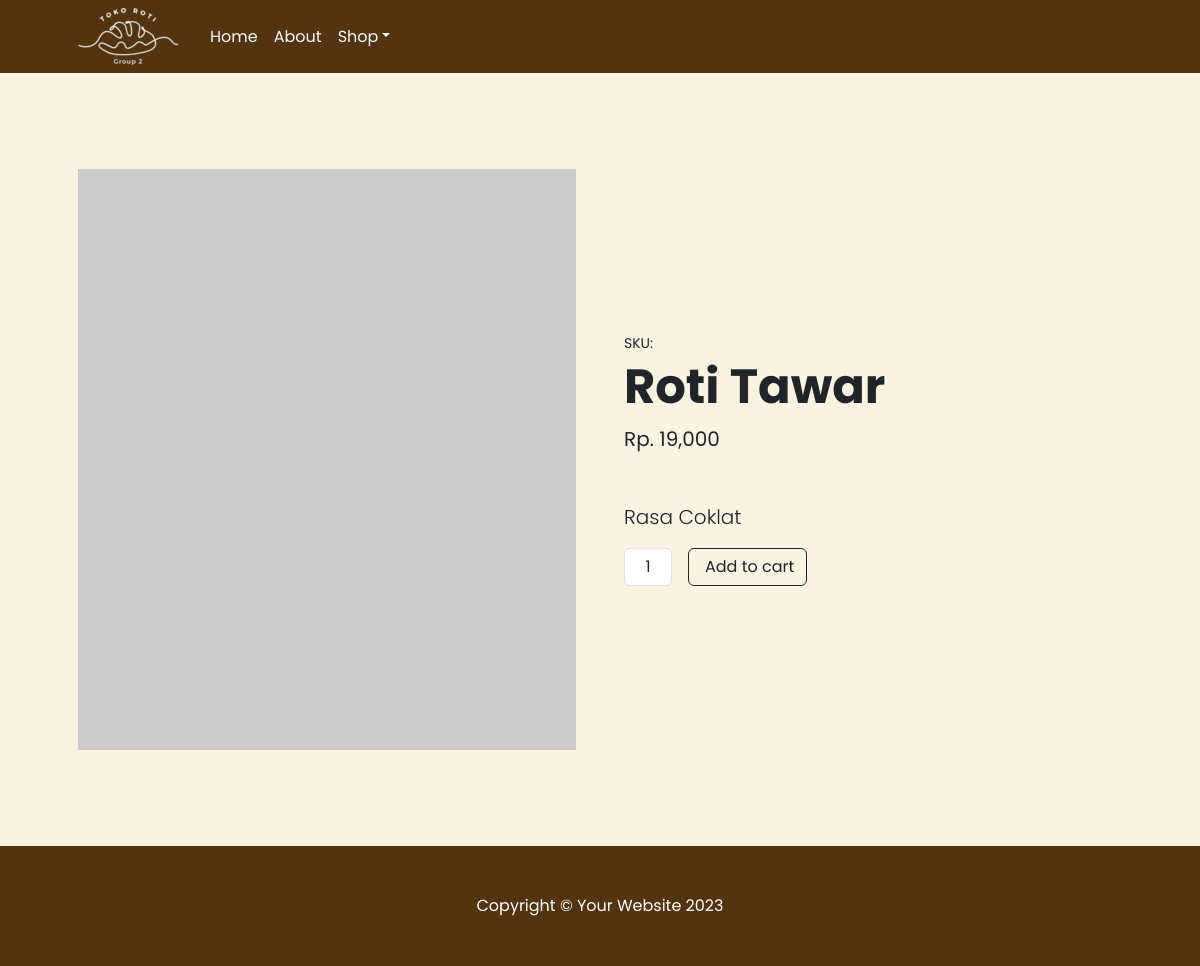
/menu/items.php, run on an earlier commit of the app's database.
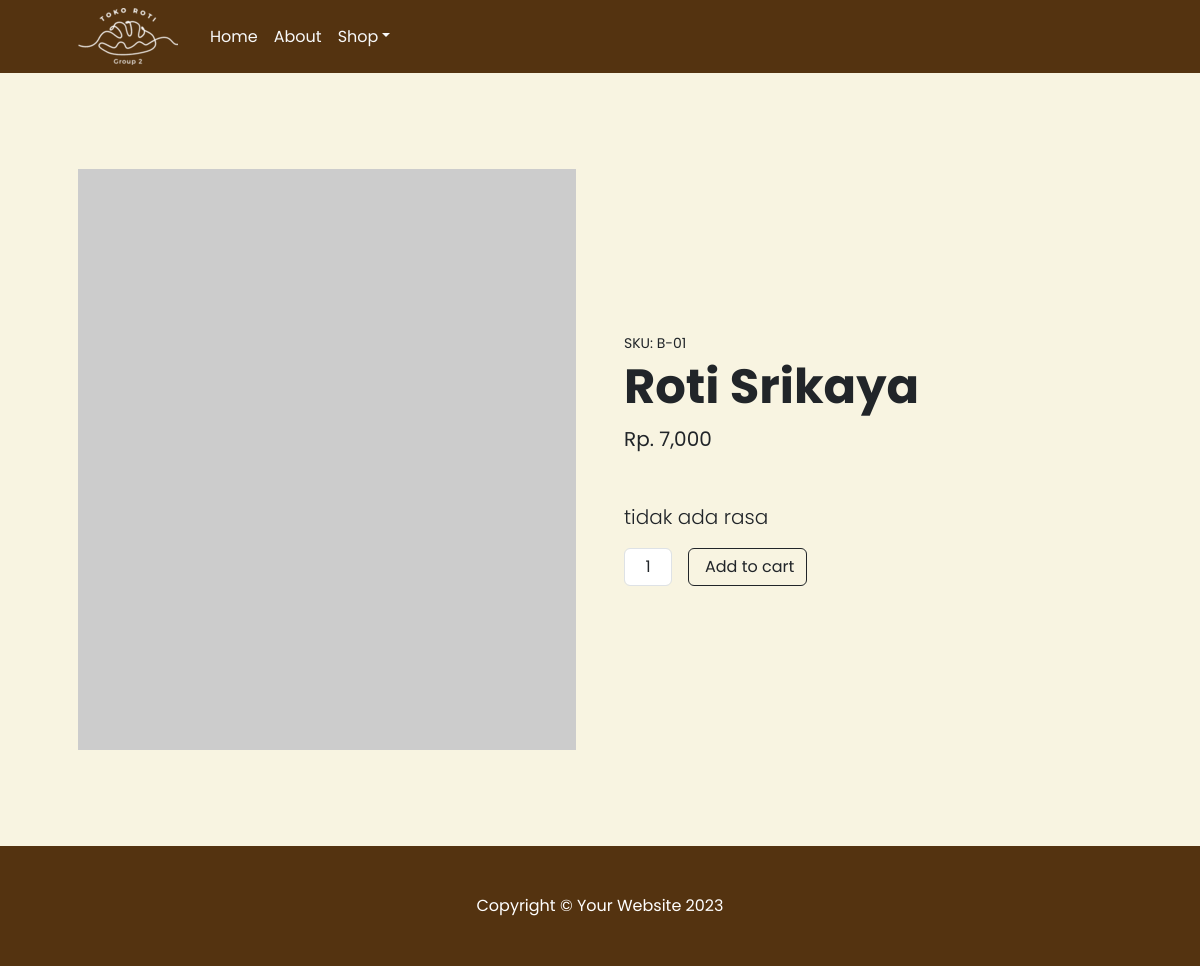
And on a later commit of the database.
### tables this page shows
CREATE TABLE `produk` (
  `idproduk` int(11) NOT NULL,
  `kode_produk` varchar(50) DEFAULT NULL,
  `nama_produk` varchar(50) NOT NULL,
  `deskripsi` varchar(50) NOT NULL,
  `harga` int(11) DEFAULT NULL,
  `stok` int(11) DEFAULT NULL
);

### menu/items.php (the view, shortened to what this page needs)
<?php
  require '../function.php';
  $get = mysqli_query($con, "SELECT * FROM produk");
  $ambilproduk = mysqli_fetch_array($get);
  $kodeproduk = $ambilproduk['kode_produk'];
  $namaproduk = $ambilproduk['nama_produk'];
  $deskripsi = $ambilproduk['deskripsi'];
  $harga = $ambilproduk['harga'];
?>
<!DOCTYPE html>
<html lang="en">
  <head>
    <link
    href="https://cdn.jsdelivr.net/npm/bootstrap@5.3.3/dist/css/bootstrap.min.css" rel="stylesheet"
      rel="stylesheet"
    />
    <link href="../css/main.min.css" rel="stylesheet" />
    <link rel="stylesheet" href="../css/style.css">
  </head>
  <body class="bg-lightcream">
    <nav class="navbar navbar-expand-lg navbar-darkbrown bg-darkbrown">
      <div class="container px-4 px-lg-5">
        <img src="../assets/logo.png" alt="IBUKU BAKERY" href="../menu.php">
        <div class="collapse navbar-collapse" id="navbarSupportedContent">
          <ul class="navbar-nav me-auto mb-2 mb-lg-0 ms-lg-4">
            <li class="nav-item">
              <a class="nav-link active text-light" aria-current="page" href="../menu.php">Home</a>
            </li>
            <li class="nav-item"><a class="nav-link text-light" href="#!">About</a></li>
            <li class="nav-item dropdown">
              <a
                class="nav-link dropdown-toggle text-light"
                id="navbarDropdown"
                href="#"
                role="button"
                data-bs-toggle="dropdown"
                aria-expanded="false"
                >Shop</a
              >
            </li>
          </ul>
        </div>
      </div>
    </nav>
    <section class="py-5">
      <div class="container px-4 px-lg-5 my-5">
        <div class="row gx-4 gx-lg-5 align-items-center">
          <div class="col-md-6">
            <img
              class="card-img-top mb-5 mb-md-0"
              src="https://dummyimage.com/600x700/dee2e6/6c757d.jpg"
              alt="..."
            />
          </div>
          <div class="col-md-6">
            <div class="small mb-1">SKU: <?=$kodeproduk;?></div>
            <h1 class="display-5 fw-bolder"><?=$namaproduk;?></h1>
            <div class="fs-5 mb-5">
            <span>Rp. <?=number_format($harga);?></span>
            </div>
            <p class="lead">
              <?=$deskripsi;?>
            </p>
            <div class="d-flex">
              <input
                class="form-control text-center me-3"
                id="inputQuantity"
                type="num"
                value="1"
                style="max-width: 3rem"
              />
              <button class="btn btn-outline-dark flex-shrink-0" type="button">
                Add to cart
              </button>
            </div>
          </div>
        </div>
      </div>
    </section>
    <footer class="py-5 bg-darkbrown">
      <div class="container">
        <p class="m-0 text-center text-white">
          Copyright &copy; Your Website 2023
        </p>
      </div>
    </footer>
  </body>
</html>

### css/style.css (style rules this page uses)
:root { --bs-body-font-family: "Poppins", sans-serif; }

What changed in the data, as far as the page shows it:
removed produk: nama_produk "Roti Tawar", harga "19,000", deskripsi "Rasa Coklat"
added produk: kode_produk "B-01", nama_produk "Roti Srikaya", harga "7,000", deskripsi "tidak ada rasa"
